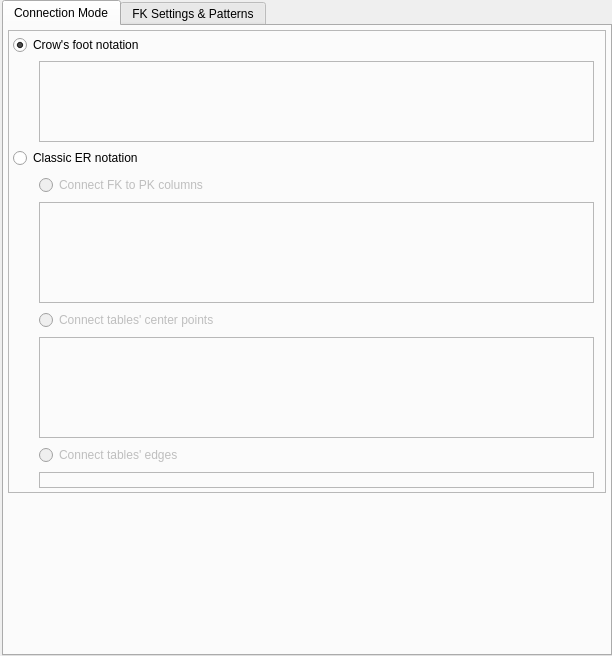
<?xml version="1.0" encoding="UTF-8"?>
<ui version="4.0">
 <class>RelationshipConfigWidget</class>
 <widget class="QWidget" name="RelationshipConfigWidget">
  <property name="geometry">
   <rect>
    <x>0</x>
    <y>0</y>
    <width>612</width>
    <height>656</height>
   </rect>
  </property>
  <property name="minimumSize">
   <size>
    <width>577</width>
    <height>410</height>
   </size>
  </property>
  <property name="windowTitle">
   <string>Form</string>
  </property>
  <layout class="QVBoxLayout" name="verticalLayout_3">
   <property name="spacing">
    <number>8</number>
   </property>
   <property name="leftMargin">
    <number>2</number>
   </property>
   <property name="topMargin">
    <number>0</number>
   </property>
   <property name="rightMargin">
    <number>0</number>
   </property>
   <property name="bottomMargin">
    <number>0</number>
   </property>
   <item>
    <widget class="QTabWidget" name="settings_twg">
     <property name="currentIndex">
      <number>0</number>
     </property>
     <widget class="QWidget" name="tab">
      <attribute name="title">
       <string>Connection Mode</string>
      </attribute>
      <layout class="QGridLayout" name="gridLayout_3">
       <property name="leftMargin">
        <number>4</number>
       </property>
       <property name="topMargin">
        <number>4</number>
       </property>
       <property name="rightMargin">
        <number>4</number>
       </property>
       <property name="bottomMargin">
        <number>4</number>
       </property>
       <item row="0" column="0">
        <widget class="QFrame" name="frame">
         <property name="sizePolicy">
          <sizepolicy hsizetype="Expanding" vsizetype="Preferred">
           <horstretch>0</horstretch>
           <verstretch>0</verstretch>
          </sizepolicy>
         </property>
         <property name="frameShape">
          <enum>QFrame::StyledPanel</enum>
         </property>
         <layout class="QVBoxLayout" name="verticalLayout_2">
          <property name="leftMargin">
           <number>4</number>
          </property>
          <property name="topMargin">
           <number>4</number>
          </property>
          <property name="rightMargin">
           <number>4</number>
          </property>
          <property name="bottomMargin">
           <number>4</number>
          </property>
          <item>
           <layout class="QGridLayout" name="gridLayout_6">
            <item row="1" column="0">
             <spacer name="horizontalSpacer_3">
              <property name="orientation">
               <enum>Qt::Horizontal</enum>
              </property>
              <property name="sizeType">
               <enum>QSizePolicy::Fixed</enum>
              </property>
              <property name="sizeHint" stdset="0">
               <size>
                <width>20</width>
                <height>20</height>
               </size>
              </property>
             </spacer>
            </item>
            <item row="1" column="1" colspan="2">
             <widget class="QLabel" name="crows_foot_lbl">
              <property name="enabled">
               <bool>true</bool>
              </property>
              <property name="sizePolicy">
               <sizepolicy hsizetype="Fixed" vsizetype="Fixed">
                <horstretch>0</horstretch>
                <verstretch>0</verstretch>
               </sizepolicy>
              </property>
              <property name="minimumSize">
               <size>
                <width>555</width>
                <height>81</height>
               </size>
              </property>
              <property name="maximumSize">
               <size>
                <width>555</width>
                <height>81</height>
               </size>
              </property>
              <property name="frameShape">
               <enum>QFrame::StyledPanel</enum>
              </property>
              <property name="frameShadow">
               <enum>QFrame::Sunken</enum>
              </property>
              <property name="text">
               <string/>
              </property>
              <property name="textFormat">
               <enum>Qt::PlainText</enum>
              </property>
              <property name="pixmap">
               <pixmap resource="../res/resources.qrc">:/imagens/imagens/crows_foot_notation.png</pixmap>
              </property>
              <property name="textInteractionFlags">
               <set>Qt::NoTextInteraction</set>
              </property>
             </widget>
            </item>
            <item row="0" column="0" colspan="3">
             <widget class="QRadioButton" name="crows_foot_notation_rb">
              <property name="statusTip">
               <string/>
              </property>
              <property name="text">
               <string>Crow's foot notation</string>
              </property>
              <property name="checked">
               <bool>true</bool>
              </property>
              <property name="autoExclusive">
               <bool>true</bool>
              </property>
             </widget>
            </item>
           </layout>
          </item>
          <item>
           <layout class="QGridLayout" name="gridLayout_8">
            <item row="0" column="0" colspan="2">
             <widget class="QRadioButton" name="classic_notation_rb">
              <property name="statusTip">
               <string/>
              </property>
              <property name="text">
               <string>Classic ER notation</string>
              </property>
              <property name="checked">
               <bool>false</bool>
              </property>
              <property name="autoExclusive">
               <bool>true</bool>
              </property>
             </widget>
            </item>
            <item row="1" column="0">
             <spacer name="horizontalSpacer_4">
              <property name="orientation">
               <enum>Qt::Horizontal</enum>
              </property>
              <property name="sizeType">
               <enum>QSizePolicy::Fixed</enum>
              </property>
              <property name="sizeHint" stdset="0">
               <size>
                <width>20</width>
                <height>278</height>
               </size>
              </property>
             </spacer>
            </item>
            <item row="1" column="1">
             <widget class="QWidget" name="classic_notation_wgt" native="true">
              <property name="enabled">
               <bool>false</bool>
              </property>
              <layout class="QVBoxLayout" name="verticalLayout">
               <property name="leftMargin">
                <number>0</number>
               </property>
               <property name="topMargin">
                <number>0</number>
               </property>
               <property name="rightMargin">
                <number>0</number>
               </property>
               <property name="bottomMargin">
                <number>0</number>
               </property>
               <item>
                <layout class="QGridLayout" name="gridLayout">
                 <item row="0" column="0">
                  <layout class="QHBoxLayout" name="horizontalLayout">
                   <item>
                    <widget class="QRadioButton" name="fk_to_pk_chk">
                     <property name="sizePolicy">
                      <sizepolicy hsizetype="Fixed" vsizetype="Fixed">
                       <horstretch>0</horstretch>
                       <verstretch>0</verstretch>
                      </sizepolicy>
                     </property>
                     <property name="statusTip">
                      <string>This mode is available only for &lt;strong&gt;one-to-one&lt;/strong&gt;, &lt;strong&gt;one-to-many&lt;/strong&gt; and &lt;strong&gt;fk relationships&lt;/strong&gt; but provides a better semantics when linking tables by placing the lines on the exact point where the relationship occurs.</string>
                     </property>
                     <property name="text">
                      <string>Connect FK to PK columns</string>
                     </property>
                     <property name="checked">
                      <bool>false</bool>
                     </property>
                    </widget>
                   </item>
                   <item>
                    <widget class="QWidget" name="fk_to_pk_hint" native="true">
                     <property name="sizePolicy">
                      <sizepolicy hsizetype="Fixed" vsizetype="Fixed">
                       <horstretch>0</horstretch>
                       <verstretch>0</verstretch>
                      </sizepolicy>
                     </property>
                     <property name="minimumSize">
                      <size>
                       <width>22</width>
                       <height>22</height>
                      </size>
                     </property>
                     <property name="maximumSize">
                      <size>
                       <width>22</width>
                       <height>22</height>
                      </size>
                     </property>
                    </widget>
                   </item>
                  </layout>
                 </item>
                 <item row="0" column="1">
                  <spacer name="horizontalSpacer">
                   <property name="orientation">
                    <enum>Qt::Horizontal</enum>
                   </property>
                   <property name="sizeHint" stdset="0">
                    <size>
                     <width>318</width>
                     <height>20</height>
                    </size>
                   </property>
                  </spacer>
                 </item>
                 <item row="1" column="0" colspan="2">
                  <widget class="QLabel" name="conn_fk_pk_lbl">
                   <property name="sizePolicy">
                    <sizepolicy hsizetype="Fixed" vsizetype="Fixed">
                     <horstretch>0</horstretch>
                     <verstretch>0</verstretch>
                    </sizepolicy>
                   </property>
                   <property name="minimumSize">
                    <size>
                     <width>0</width>
                     <height>101</height>
                    </size>
                   </property>
                   <property name="maximumSize">
                    <size>
                     <width>555</width>
                     <height>101</height>
                    </size>
                   </property>
                   <property name="frameShape">
                    <enum>QFrame::StyledPanel</enum>
                   </property>
                   <property name="frameShadow">
                    <enum>QFrame::Sunken</enum>
                   </property>
                   <property name="text">
                    <string/>
                   </property>
                   <property name="textFormat">
                    <enum>Qt::PlainText</enum>
                   </property>
                   <property name="pixmap">
                    <pixmap resource="../res/resources.qrc">:/imagens/imagens/rel_fk_to_pk.png</pixmap>
                   </property>
                   <property name="textInteractionFlags">
                    <set>Qt::NoTextInteraction</set>
                   </property>
                  </widget>
                 </item>
                </layout>
               </item>
               <item>
                <layout class="QGridLayout" name="gridLayout_4">
                 <item row="0" column="0">
                  <layout class="QHBoxLayout" name="horizontalLayout_2">
                   <item>
                    <widget class="QRadioButton" name="center_pnts_rb">
                     <property name="statusTip">
                      <string>This mode is the classical one. It connects the relationship to tables through their central points.</string>
                     </property>
                     <property name="text">
                      <string>Connect tables' center points</string>
                     </property>
                    </widget>
                   </item>
                   <item>
                    <widget class="QWidget" name="center_pnts_hint" native="true">
                     <property name="sizePolicy">
                      <sizepolicy hsizetype="Fixed" vsizetype="Fixed">
                       <horstretch>0</horstretch>
                       <verstretch>0</verstretch>
                      </sizepolicy>
                     </property>
                     <property name="minimumSize">
                      <size>
                       <width>22</width>
                       <height>22</height>
                      </size>
                     </property>
                     <property name="maximumSize">
                      <size>
                       <width>22</width>
                       <height>22</height>
                      </size>
                     </property>
                    </widget>
                   </item>
                  </layout>
                 </item>
                 <item row="0" column="1">
                  <spacer name="horizontalSpacer_2">
                   <property name="orientation">
                    <enum>Qt::Horizontal</enum>
                   </property>
                   <property name="sizeHint" stdset="0">
                    <size>
                     <width>298</width>
                     <height>20</height>
                    </size>
                   </property>
                  </spacer>
                 </item>
                 <item row="1" column="0" colspan="2">
                  <widget class="QLabel" name="conn_cnt_pnts_lbl">
                   <property name="enabled">
                    <bool>false</bool>
                   </property>
                   <property name="sizePolicy">
                    <sizepolicy hsizetype="Fixed" vsizetype="Fixed">
                     <horstretch>0</horstretch>
                     <verstretch>0</verstretch>
                    </sizepolicy>
                   </property>
                   <property name="minimumSize">
                    <size>
                     <width>0</width>
                     <height>101</height>
                    </size>
                   </property>
                   <property name="maximumSize">
                    <size>
                     <width>555</width>
                     <height>101</height>
                    </size>
                   </property>
                   <property name="frameShape">
                    <enum>QFrame::StyledPanel</enum>
                   </property>
                   <property name="frameShadow">
                    <enum>QFrame::Sunken</enum>
                   </property>
                   <property name="text">
                    <string/>
                   </property>
                   <property name="textFormat">
                    <enum>Qt::PlainText</enum>
                   </property>
                   <property name="pixmap">
                    <pixmap resource="../res/resources.qrc">:/imagens/imagens/rel_center_pnts.png</pixmap>
                   </property>
                   <property name="textInteractionFlags">
                    <set>Qt::NoTextInteraction</set>
                   </property>
                  </widget>
                 </item>
                </layout>
               </item>
               <item>
                <layout class="QGridLayout" name="gridLayout_7">
                 <item row="0" column="0">
                  <layout class="QHBoxLayout" name="horizontalLayout_3">
                   <item>
                    <widget class="QRadioButton" name="tab_edges_rb">
                     <property name="statusTip">
                      <string>This mode determines the optimal point where the relationship is connected in the tables' edges taking their position into account.</string>
                     </property>
                     <property name="text">
                      <string>Connect tables' edges</string>
                     </property>
                    </widget>
                   </item>
                   <item>
                    <widget class="QWidget" name="tab_edges_hint" native="true">
                     <property name="sizePolicy">
                      <sizepolicy hsizetype="Fixed" vsizetype="Fixed">
                       <horstretch>0</horstretch>
                       <verstretch>0</verstretch>
                      </sizepolicy>
                     </property>
                     <property name="minimumSize">
                      <size>
                       <width>22</width>
                       <height>22</height>
                      </size>
                     </property>
                     <property name="maximumSize">
                      <size>
                       <width>22</width>
                       <height>22</height>
                      </size>
                     </property>
                    </widget>
                   </item>
                  </layout>
                 </item>
                 <item row="0" column="1">
                  <spacer name="horizontalSpacer_5">
                   <property name="orientation">
                    <enum>Qt::Horizontal</enum>
                   </property>
                   <property name="sizeHint" stdset="0">
                    <size>
                     <width>338</width>
                     <height>20</height>
                    </size>
                   </property>
                  </spacer>
                 </item>
                 <item row="1" column="0" colspan="2">
                  <widget class="QLabel" name="conn_tab_edges_lbl">
                   <property name="enabled">
                    <bool>false</bool>
                   </property>
                   <property name="sizePolicy">
                    <sizepolicy hsizetype="Fixed" vsizetype="Fixed">
                     <horstretch>0</horstretch>
                     <verstretch>0</verstretch>
                    </sizepolicy>
                   </property>
                   <property name="minimumSize">
                    <size>
                     <width>0</width>
                     <height>0</height>
                    </size>
                   </property>
                   <property name="maximumSize">
                    <size>
                     <width>555</width>
                     <height>16777215</height>
                    </size>
                   </property>
                   <property name="frameShape">
                    <enum>QFrame::StyledPanel</enum>
                   </property>
                   <property name="frameShadow">
                    <enum>QFrame::Sunken</enum>
                   </property>
                   <property name="text">
                    <string/>
                   </property>
                   <property name="textFormat">
                    <enum>Qt::PlainText</enum>
                   </property>
                   <property name="pixmap">
                    <pixmap resource="../res/resources.qrc">:/imagens/imagens/rel_tab_edges.png</pixmap>
                   </property>
                   <property name="textInteractionFlags">
                    <set>Qt::NoTextInteraction</set>
                   </property>
                  </widget>
                 </item>
                </layout>
               </item>
              </layout>
             </widget>
            </item>
           </layout>
          </item>
         </layout>
        </widget>
       </item>
       <item row="1" column="0">
        <spacer name="verticalSpacer">
         <property name="orientation">
          <enum>Qt::Vertical</enum>
         </property>
         <property name="sizeHint" stdset="0">
          <size>
           <width>20</width>
           <height>40</height>
          </size>
         </property>
        </spacer>
       </item>
      </layout>
     </widget>
     <widget class="QWidget" name="tab_2">
      <attribute name="title">
       <string>FK Settings &amp;&amp; Patterns</string>
      </attribute>
      <layout class="QVBoxLayout" name="verticalLayout_4">
       <property name="leftMargin">
        <number>4</number>
       </property>
       <property name="topMargin">
        <number>4</number>
       </property>
       <property name="rightMargin">
        <number>4</number>
       </property>
       <property name="bottomMargin">
        <number>4</number>
       </property>
       <item>
        <widget class="QGroupBox" name="foreign_key_gb">
         <property name="sizePolicy">
          <sizepolicy hsizetype="Expanding" vsizetype="Fixed">
           <horstretch>0</horstretch>
           <verstretch>0</verstretch>
          </sizepolicy>
         </property>
         <property name="title">
          <string>Foreign key settings</string>
         </property>
         <property name="checkable">
          <bool>false</bool>
         </property>
         <property name="checked">
          <bool>false</bool>
         </property>
         <layout class="QGridLayout" name="gridLayout_2">
          <property name="leftMargin">
           <number>4</number>
          </property>
          <property name="topMargin">
           <number>4</number>
          </property>
          <property name="rightMargin">
           <number>4</number>
          </property>
          <property name="bottomMargin">
           <number>4</number>
          </property>
          <property name="spacing">
           <number>6</number>
          </property>
          <item row="0" column="2">
           <widget class="QLabel" name="deferral_lbl">
            <property name="enabled">
             <bool>false</bool>
            </property>
            <property name="sizePolicy">
             <sizepolicy hsizetype="Preferred" vsizetype="Fixed">
              <horstretch>0</horstretch>
              <verstretch>0</verstretch>
             </sizepolicy>
            </property>
            <property name="minimumSize">
             <size>
              <width>0</width>
              <height>0</height>
             </size>
            </property>
            <property name="maximumSize">
             <size>
              <width>16777215</width>
              <height>16777215</height>
             </size>
            </property>
            <property name="text">
             <string>Deferral:</string>
            </property>
           </widget>
          </item>
          <item row="0" column="0">
           <widget class="QLabel" name="deferrable_lbl">
            <property name="sizePolicy">
             <sizepolicy hsizetype="Preferred" vsizetype="Fixed">
              <horstretch>0</horstretch>
              <verstretch>0</verstretch>
             </sizepolicy>
            </property>
            <property name="minimumSize">
             <size>
              <width>90</width>
              <height>0</height>
             </size>
            </property>
            <property name="maximumSize">
             <size>
              <width>90</width>
              <height>16777215</height>
             </size>
            </property>
            <property name="text">
             <string>Deferrable:</string>
            </property>
           </widget>
          </item>
          <item row="0" column="1">
           <widget class="QCheckBox" name="deferrable_chk">
            <property name="sizePolicy">
             <sizepolicy hsizetype="Expanding" vsizetype="Fixed">
              <horstretch>0</horstretch>
              <verstretch>0</verstretch>
             </sizepolicy>
            </property>
            <property name="minimumSize">
             <size>
              <width>0</width>
              <height>0</height>
             </size>
            </property>
            <property name="maximumSize">
             <size>
              <width>16777215</width>
              <height>16777215</height>
             </size>
            </property>
            <property name="text">
             <string/>
            </property>
           </widget>
          </item>
          <item row="0" column="3">
           <widget class="QComboBox" name="deferral_cmb">
            <property name="enabled">
             <bool>false</bool>
            </property>
            <property name="sizePolicy">
             <sizepolicy hsizetype="Expanding" vsizetype="Fixed">
              <horstretch>0</horstretch>
              <verstretch>0</verstretch>
             </sizepolicy>
            </property>
            <property name="minimumSize">
             <size>
              <width>0</width>
              <height>0</height>
             </size>
            </property>
            <property name="maximumSize">
             <size>
              <width>16777215</width>
              <height>16777215</height>
             </size>
            </property>
            <property name="sizeAdjustPolicy">
             <enum>QComboBox::AdjustToContents</enum>
            </property>
           </widget>
          </item>
          <item row="1" column="0">
           <widget class="QLabel" name="on_delete_lbl">
            <property name="text">
             <string>ON DELETE:</string>
            </property>
           </widget>
          </item>
          <item row="1" column="3">
           <widget class="QComboBox" name="upd_action_cmb"/>
          </item>
          <item row="1" column="1">
           <widget class="QComboBox" name="del_action_cmb"/>
          </item>
          <item row="1" column="2">
           <widget class="QLabel" name="on_update_lbl">
            <property name="text">
             <string>ON UPDATE:</string>
            </property>
           </widget>
          </item>
         </layout>
        </widget>
       </item>
       <item>
        <widget class="QGroupBox" name="name_patterns_grp">
         <property name="sizePolicy">
          <sizepolicy hsizetype="Expanding" vsizetype="Fixed">
           <horstretch>0</horstretch>
           <verstretch>0</verstretch>
          </sizepolicy>
         </property>
         <property name="font">
          <font>
           <italic>false</italic>
          </font>
         </property>
         <property name="title">
          <string>Name patterns</string>
         </property>
         <property name="checkable">
          <bool>false</bool>
         </property>
         <layout class="QGridLayout" name="gridLayout_5">
          <property name="leftMargin">
           <number>4</number>
          </property>
          <property name="topMargin">
           <number>4</number>
          </property>
          <property name="rightMargin">
           <number>4</number>
          </property>
          <property name="bottomMargin">
           <number>4</number>
          </property>
          <item row="2" column="0">
           <widget class="QLabel" name="src_fk_pattern_lbl">
            <property name="toolTip">
             <string>Pattern for foreign key generated based upon reference table's pk (1-1 and 1-n) or based upon source table's pk (n-n).</string>
            </property>
            <property name="text">
             <string>Foreign Key (Source):</string>
            </property>
           </widget>
          </item>
          <item row="0" column="0">
           <widget class="QLabel" name="label">
            <property name="text">
             <string>Relationship type:</string>
            </property>
           </widget>
          </item>
          <item row="1" column="2">
           <widget class="QLabel" name="dst_col_pattern_lbl">
            <property name="toolTip">
             <string>Pattern for columns generated based upon target table's pk (n-n).</string>
            </property>
            <property name="text">
             <string>Column (Target):</string>
            </property>
           </widget>
          </item>
          <item row="0" column="1">
           <widget class="QComboBox" name="rel_type_cmb">
            <item>
             <property name="text">
              <string>One to one (1:1)</string>
             </property>
            </item>
            <item>
             <property name="text">
              <string>One to many (1:n)</string>
             </property>
            </item>
            <item>
             <property name="text">
              <string>Many to many (n:n)</string>
             </property>
            </item>
            <item>
             <property name="text">
              <string>Generalization</string>
             </property>
            </item>
            <item>
             <property name="text">
              <string>Copy</string>
             </property>
            </item>
           </widget>
          </item>
          <item row="1" column="0">
           <widget class="QLabel" name="src_col_pattern_lbl">
            <property name="toolTip">
             <string>Pattern for columns generated based upon reference table's pk (1-1 and 1-n) or based upon source table's pk (n-n).</string>
            </property>
            <property name="text">
             <string>Column (Source):</string>
            </property>
           </widget>
          </item>
          <item row="2" column="2">
           <widget class="QLabel" name="dst_fk_pattern_lbl">
            <property name="toolTip">
             <string>Pattern for foreign key generated based upon target table's pk (n-n).</string>
            </property>
            <property name="text">
             <string>Foreign Key (Target):</string>
            </property>
           </widget>
          </item>
          <item row="3" column="2">
           <widget class="QLabel" name="uq_pattern_lbl">
            <property name="toolTip">
             <string>Pattern for unique key generated by the relationship.</string>
            </property>
            <property name="text">
             <string>Unique Key Name:</string>
            </property>
           </widget>
          </item>
          <item row="3" column="0">
           <widget class="QLabel" name="pk_pattern_lbl">
            <property name="toolTip">
             <string>Pattern for primary key generated by identifier relationship.</string>
            </property>
            <property name="text">
             <string>Primary Key Name:</string>
            </property>
           </widget>
          </item>
          <item row="4" column="0">
           <widget class="QLabel" name="pk_col_pattern_lbl">
            <property name="toolTip">
             <string>Pattern for primary key generated by identifier relationship.</string>
            </property>
            <property name="text">
             <string>Primary Key Column:</string>
            </property>
           </widget>
          </item>
          <item row="1" column="1">
           <widget class="QPlainTextEdit" name="src_col_pattern_txt">
            <property name="sizePolicy">
             <sizepolicy hsizetype="Expanding" vsizetype="Fixed">
              <horstretch>0</horstretch>
              <verstretch>0</verstretch>
             </sizepolicy>
            </property>
            <property name="minimumSize">
             <size>
              <width>0</width>
              <height>0</height>
             </size>
            </property>
            <property name="maximumSize">
             <size>
              <width>16777215</width>
              <height>16777215</height>
             </size>
            </property>
            <property name="verticalScrollBarPolicy">
             <enum>Qt::ScrollBarAlwaysOff</enum>
            </property>
            <property name="horizontalScrollBarPolicy">
             <enum>Qt::ScrollBarAlwaysOff</enum>
            </property>
           </widget>
          </item>
          <item row="2" column="1">
           <widget class="QPlainTextEdit" name="src_fk_pattern_txt">
            <property name="sizePolicy">
             <sizepolicy hsizetype="Expanding" vsizetype="Fixed">
              <horstretch>0</horstretch>
              <verstretch>0</verstretch>
             </sizepolicy>
            </property>
            <property name="minimumSize">
             <size>
              <width>0</width>
              <height>0</height>
             </size>
            </property>
            <property name="maximumSize">
             <size>
              <width>16777215</width>
              <height>16777215</height>
             </size>
            </property>
            <property name="verticalScrollBarPolicy">
             <enum>Qt::ScrollBarAlwaysOff</enum>
            </property>
            <property name="horizontalScrollBarPolicy">
             <enum>Qt::ScrollBarAlwaysOff</enum>
            </property>
           </widget>
          </item>
          <item row="3" column="1">
           <widget class="QPlainTextEdit" name="pk_pattern_txt">
            <property name="sizePolicy">
             <sizepolicy hsizetype="Expanding" vsizetype="Fixed">
              <horstretch>0</horstretch>
              <verstretch>0</verstretch>
             </sizepolicy>
            </property>
            <property name="minimumSize">
             <size>
              <width>0</width>
              <height>0</height>
             </size>
            </property>
            <property name="maximumSize">
             <size>
              <width>16777215</width>
              <height>16777215</height>
             </size>
            </property>
            <property name="verticalScrollBarPolicy">
             <enum>Qt::ScrollBarAlwaysOff</enum>
            </property>
            <property name="horizontalScrollBarPolicy">
             <enum>Qt::ScrollBarAlwaysOff</enum>
            </property>
           </widget>
          </item>
          <item row="4" column="1">
           <widget class="QPlainTextEdit" name="pk_col_pattern_txt">
            <property name="sizePolicy">
             <sizepolicy hsizetype="Expanding" vsizetype="Fixed">
              <horstretch>0</horstretch>
              <verstretch>0</verstretch>
             </sizepolicy>
            </property>
            <property name="minimumSize">
             <size>
              <width>0</width>
              <height>0</height>
             </size>
            </property>
            <property name="maximumSize">
             <size>
              <width>16777215</width>
              <height>16777215</height>
             </size>
            </property>
            <property name="verticalScrollBarPolicy">
             <enum>Qt::ScrollBarAlwaysOff</enum>
            </property>
            <property name="horizontalScrollBarPolicy">
             <enum>Qt::ScrollBarAlwaysOff</enum>
            </property>
           </widget>
          </item>
          <item row="1" column="3">
           <widget class="QPlainTextEdit" name="dst_col_pattern_txt">
            <property name="sizePolicy">
             <sizepolicy hsizetype="Expanding" vsizetype="Fixed">
              <horstretch>0</horstretch>
              <verstretch>0</verstretch>
             </sizepolicy>
            </property>
            <property name="minimumSize">
             <size>
              <width>0</width>
              <height>0</height>
             </size>
            </property>
            <property name="maximumSize">
             <size>
              <width>16777215</width>
              <height>16777215</height>
             </size>
            </property>
            <property name="verticalScrollBarPolicy">
             <enum>Qt::ScrollBarAlwaysOff</enum>
            </property>
            <property name="horizontalScrollBarPolicy">
             <enum>Qt::ScrollBarAlwaysOff</enum>
            </property>
           </widget>
          </item>
          <item row="2" column="3">
           <widget class="QPlainTextEdit" name="dst_fk_pattern_txt">
            <property name="sizePolicy">
             <sizepolicy hsizetype="Expanding" vsizetype="Fixed">
              <horstretch>0</horstretch>
              <verstretch>0</verstretch>
             </sizepolicy>
            </property>
            <property name="minimumSize">
             <size>
              <width>0</width>
              <height>0</height>
             </size>
            </property>
            <property name="maximumSize">
             <size>
              <width>16777215</width>
              <height>16777215</height>
             </size>
            </property>
            <property name="verticalScrollBarPolicy">
             <enum>Qt::ScrollBarAlwaysOff</enum>
            </property>
            <property name="horizontalScrollBarPolicy">
             <enum>Qt::ScrollBarAlwaysOff</enum>
            </property>
           </widget>
          </item>
          <item row="3" column="3">
           <widget class="QPlainTextEdit" name="uq_pattern_txt">
            <property name="sizePolicy">
             <sizepolicy hsizetype="Expanding" vsizetype="Fixed">
              <horstretch>0</horstretch>
              <verstretch>0</verstretch>
             </sizepolicy>
            </property>
            <property name="minimumSize">
             <size>
              <width>0</width>
              <height>0</height>
             </size>
            </property>
            <property name="maximumSize">
             <size>
              <width>16777215</width>
              <height>16777215</height>
             </size>
            </property>
            <property name="verticalScrollBarPolicy">
             <enum>Qt::ScrollBarAlwaysOff</enum>
            </property>
            <property name="horizontalScrollBarPolicy">
             <enum>Qt::ScrollBarAlwaysOff</enum>
            </property>
           </widget>
          </item>
         </layout>
        </widget>
       </item>
       <item>
        <spacer name="verticalSpacer_3">
         <property name="orientation">
          <enum>Qt::Vertical</enum>
         </property>
         <property name="sizeHint" stdset="0">
          <size>
           <width>20</width>
           <height>132</height>
          </size>
         </property>
        </spacer>
       </item>
      </layout>
     </widget>
    </widget>
   </item>
  </layout>
 </widget>
 <tabstops>
  <tabstop>settings_twg</tabstop>
  <tabstop>fk_to_pk_chk</tabstop>
  <tabstop>center_pnts_rb</tabstop>
  <tabstop>deferrable_chk</tabstop>
  <tabstop>deferral_cmb</tabstop>
  <tabstop>del_action_cmb</tabstop>
  <tabstop>upd_action_cmb</tabstop>
  <tabstop>rel_type_cmb</tabstop>
  <tabstop>src_col_pattern_txt</tabstop>
  <tabstop>dst_col_pattern_txt</tabstop>
  <tabstop>src_fk_pattern_txt</tabstop>
  <tabstop>dst_fk_pattern_txt</tabstop>
  <tabstop>pk_pattern_txt</tabstop>
  <tabstop>uq_pattern_txt</tabstop>
  <tabstop>pk_col_pattern_txt</tabstop>
 </tabstops>
 <resources>
  <include location="../res/resources.qrc"/>
 </resources>
 <connections/>
</ui>
